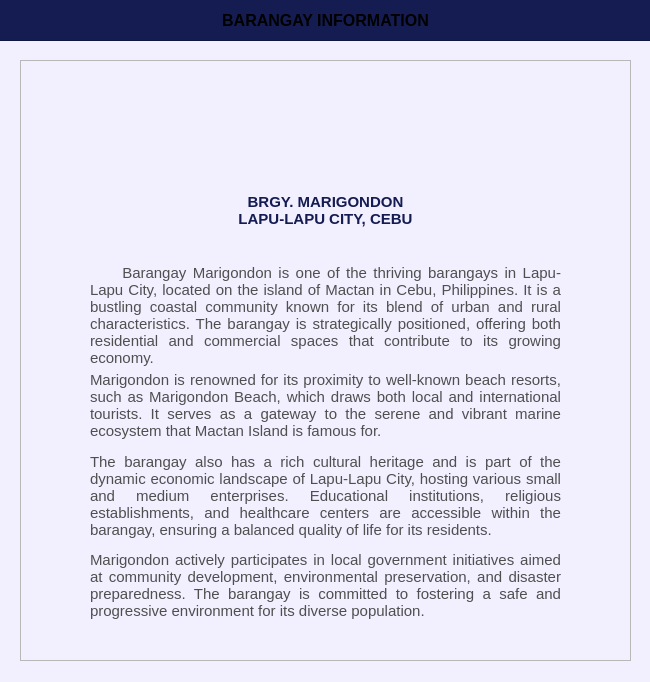
<?xml version="1.0" encoding="UTF-8"?>
<ui version="4.0">
 <class>PopUp_dashboardYourAccount</class>
 <widget class="QDialog" name="PopUp_dashboardYourAccount">
  <property name="geometry">
   <rect>
    <x>0</x>
    <y>0</y>
    <width>650</width>
    <height>682</height>
   </rect>
  </property>
  <property name="sizePolicy">
   <sizepolicy hsizetype="Fixed" vsizetype="Fixed">
    <horstretch>0</horstretch>
    <verstretch>0</verstretch>
   </sizepolicy>
  </property>
  <property name="windowTitle">
   <string>Dialog</string>
  </property>
  <property name="styleSheet">
   <string notr="true">#PopUp_dashboardYourAccount{
	background-color: #f2efff;
}</string>
  </property>
  <widget class="QFrame" name="basePopUpTitleFrame">
   <property name="geometry">
    <rect>
     <x>-10</x>
     <y>-10</y>
     <width>661</width>
     <height>51</height>
    </rect>
   </property>
   <property name="styleSheet">
    <string notr="true">#basePopUpTitleFrame {
	background-color: #141c52;
}</string>
   </property>
   <property name="frameShape">
    <enum>QFrame::Shape::StyledPanel</enum>
   </property>
   <property name="frameShadow">
    <enum>QFrame::Shadow::Raised</enum>
   </property>
   <widget class="QLabel" name="label_titleEmployeeAccount">
    <property name="geometry">
     <rect>
      <x>30</x>
      <y>10</y>
      <width>611</width>
      <height>41</height>
     </rect>
    </property>
    <property name="font">
     <font>
      <family>Arial</family>
      <pointsize>12</pointsize>
      <bold>true</bold>
     </font>
    </property>
    <property name="styleSheet">
     <string notr="true">#label_tableTitleDashboard {
	background-color: transparent;
	color: #FFFFFF;
}
</string>
    </property>
    <property name="text">
     <string>BARANGAY INFORMATION</string>
    </property>
    <property name="alignment">
     <set>Qt::AlignmentFlag::AlignCenter</set>
    </property>
   </widget>
  </widget>
  <widget class="QFrame" name="barangayinfo_frameBase">
   <property name="geometry">
    <rect>
     <x>20</x>
     <y>60</y>
     <width>611</width>
     <height>601</height>
    </rect>
   </property>
   <property name="styleSheet">
    <string notr="true">#barangayinfo_frameBase{
	background-color: #faf9ff;
}&lt;?xml version=&quot;1.0&quot; encoding=&quot;UTF-8&quot;?&gt;
&lt;ui version=&quot;4.0&quot;&gt;
 &lt;widget name=&quot;__qt_fake_top_level&quot;&gt;
  &lt;widget class=&quot;QLabel&quot; name=&quot;login_imageLogo&quot;&gt;
   &lt;property name=&quot;geometry&quot;&gt;
    &lt;rect&gt;
     &lt;x&gt;80&lt;/x&gt;
     &lt;y&gt;50&lt;/y&gt;
     &lt;width&gt;121&lt;/width&gt;
     &lt;height&gt;121&lt;/height&gt;
    &lt;/rect&gt;
   &lt;/property&gt;
   &lt;property name=&quot;font&quot;&gt;
    &lt;font&gt;
     &lt;family&gt;Arial&lt;/family&gt;
     &lt;pointsize&gt;18&lt;/pointsize&gt;
     &lt;bold&gt;true&lt;/bold&gt;
    &lt;/font&gt;
   &lt;/property&gt;
   &lt;property name=&quot;styleSheet&quot;&gt;
    &lt;string notr=&quot;true&quot;&gt;#login_imageLogo{	
	background-color: transparent;
	color: #ffffff;
}
&lt;/string&gt;
   &lt;/property&gt;
   &lt;property name=&quot;text&quot;&gt;
    &lt;string/&gt;
   &lt;/property&gt;
   &lt;property name=&quot;pixmap&quot;&gt;
    &lt;pixmap&gt;C:/Users/paul/Desktop/CTU 2nd Year - 2nd Semester Files/PC 225L - INFORMATION MANAGEMENT LABORATORY/PROFILING_SYSTEM/Profiling-System/Assets/Images/logo_brgyClear.png&lt;/pixmap&gt;
   &lt;/property&gt;
   &lt;property name=&quot;scaledContents&quot;&gt;
    &lt;bool&gt;true&lt;/bool&gt;
   &lt;/property&gt;
  &lt;/widget&gt;
 &lt;/widget&gt;
 &lt;resources/&gt;
&lt;/ui&gt;
</string>
   </property>
   <property name="frameShape">
    <enum>QFrame::Shape::StyledPanel</enum>
   </property>
   <property name="frameShadow">
    <enum>QFrame::Shadow::Raised</enum>
   </property>
   <widget class="QLabel" name="brgyinfo_imageLogo">
    <property name="geometry">
     <rect>
      <x>260</x>
      <y>20</y>
      <width>91</width>
      <height>91</height>
     </rect>
    </property>
    <property name="font">
     <font>
      <family>Arial</family>
      <pointsize>18</pointsize>
      <bold>true</bold>
     </font>
    </property>
    <property name="styleSheet">
     <string notr="true">#brgyinfo_imageLogo{	
	background-color: transparent;
	color: #ffffff;
}
</string>
    </property>
    <property name="text">
     <string/>
    </property>
    <property name="pixmap">
     <pixmap>../../../Assets/Images/logo_brgyClear.png</pixmap>
    </property>
    <property name="scaledContents">
     <bool>true</bool>
    </property>
   </widget>
   <widget class="QLabel" name="barangayinfo_labelTitle">
    <property name="geometry">
     <rect>
      <x>0</x>
      <y>130</y>
      <width>611</width>
      <height>41</height>
     </rect>
    </property>
    <property name="font">
     <font>
      <family>Arial</family>
      <pointsize>11</pointsize>
      <bold>true</bold>
     </font>
    </property>
    <property name="styleSheet">
     <string notr="true">#barangayinfo_labelTitle {
	background-color: transparent;
	color: rgb(20, 28, 82);
}
</string>
    </property>
    <property name="text">
     <string>&lt;html&gt;&lt;head/&gt;&lt;body&gt;&lt;p&gt;&lt;span style=&quot; font-weight:700;&quot;&gt;BRGY. MARIGONDON&lt;/span&gt;&lt;br/&gt;&lt;span style=&quot; font-weight:700; color:#141c52;&quot;&gt;LAPU-LAPU CITY, CEBU&lt;/span&gt;&lt;/p&gt;&lt;/body&gt;&lt;/html&gt;</string>
    </property>
    <property name="alignment">
     <set>Qt::AlignmentFlag::AlignCenter</set>
    </property>
   </widget>
   <widget class="QLabel" name="barangayinfo_labelDesc">
    <property name="geometry">
     <rect>
      <x>70</x>
      <y>200</y>
      <width>471</width>
      <height>111</height>
     </rect>
    </property>
    <property name="font">
     <font>
      <family>Arial</family>
      <pointsize>11</pointsize>
      <bold>false</bold>
     </font>
    </property>
    <property name="styleSheet">
     <string notr="true">#barangayinfo_labelDesc {
	background-color: transparent;
	color: #4f4f4f;
}
</string>
    </property>
    <property name="text">
     <string>     Barangay Marigondon is one of the thriving barangays in Lapu-Lapu City, located on the island of Mactan in Cebu, Philippines. It is a bustling coastal community known for its blend of urban and rural characteristics. The barangay is strategically positioned, offering both residential and commercial spaces that contribute to its growing economy.</string>
    </property>
    <property name="textFormat">
     <enum>Qt::TextFormat::PlainText</enum>
    </property>
    <property name="alignment">
     <set>Qt::AlignmentFlag::AlignJustify|Qt::AlignmentFlag::AlignVCenter</set>
    </property>
    <property name="wordWrap">
     <bool>true</bool>
    </property>
   </widget>
   <widget class="QLabel" name="barangayinfo_labelDesc2">
    <property name="geometry">
     <rect>
      <x>70</x>
      <y>290</y>
      <width>471</width>
      <height>111</height>
     </rect>
    </property>
    <property name="font">
     <font>
      <family>Arial</family>
      <pointsize>11</pointsize>
      <bold>false</bold>
     </font>
    </property>
    <property name="styleSheet">
     <string notr="true">#barangayinfo_labelDesc2 {
	background-color: transparent;
	color: #4f4f4f;
}
</string>
    </property>
    <property name="text">
     <string>Marigondon is renowned for its proximity to well-known beach resorts, such as Marigondon Beach, which draws both local and international tourists. It serves as a gateway to the serene and vibrant marine ecosystem that Mactan Island is famous for.</string>
    </property>
    <property name="textFormat">
     <enum>Qt::TextFormat::PlainText</enum>
    </property>
    <property name="alignment">
     <set>Qt::AlignmentFlag::AlignJustify|Qt::AlignmentFlag::AlignVCenter</set>
    </property>
    <property name="wordWrap">
     <bool>true</bool>
    </property>
   </widget>
   <widget class="QLabel" name="barangayinfo_labelDesc3">
    <property name="geometry">
     <rect>
      <x>70</x>
      <y>370</y>
      <width>471</width>
      <height>131</height>
     </rect>
    </property>
    <property name="font">
     <font>
      <family>Arial</family>
      <pointsize>11</pointsize>
      <bold>false</bold>
     </font>
    </property>
    <property name="styleSheet">
     <string notr="true">#barangayinfo_labelDesc3 {
	background-color: transparent;
	color: #4f4f4f;
}
</string>
    </property>
    <property name="text">
     <string>The barangay also has a rich cultural heritage and is part of the dynamic economic landscape of Lapu-Lapu City, hosting various small and medium enterprises. Educational institutions, religious establishments, and healthcare centers are accessible within the barangay, ensuring a balanced quality of life for its residents.</string>
    </property>
    <property name="textFormat">
     <enum>Qt::TextFormat::PlainText</enum>
    </property>
    <property name="alignment">
     <set>Qt::AlignmentFlag::AlignJustify|Qt::AlignmentFlag::AlignVCenter</set>
    </property>
    <property name="wordWrap">
     <bool>true</bool>
    </property>
   </widget>
   <widget class="QLabel" name="barangayinfo_labelDesc4">
    <property name="geometry">
     <rect>
      <x>70</x>
      <y>460</y>
      <width>471</width>
      <height>131</height>
     </rect>
    </property>
    <property name="font">
     <font>
      <family>Arial</family>
      <pointsize>11</pointsize>
      <bold>false</bold>
     </font>
    </property>
    <property name="styleSheet">
     <string notr="true">#barangayinfo_labelDesc4 {
	background-color: transparent;
	color: #4f4f4f;
}
</string>
    </property>
    <property name="text">
     <string>Marigondon actively participates in local government initiatives aimed at community development, environmental preservation, and disaster preparedness. The barangay is committed to fostering a safe and progressive environment for its diverse population.</string>
    </property>
    <property name="textFormat">
     <enum>Qt::TextFormat::PlainText</enum>
    </property>
    <property name="alignment">
     <set>Qt::AlignmentFlag::AlignJustify|Qt::AlignmentFlag::AlignVCenter</set>
    </property>
    <property name="wordWrap">
     <bool>true</bool>
    </property>
   </widget>
  </widget>
 </widget>
 <resources/>
 <connections/>
</ui>
